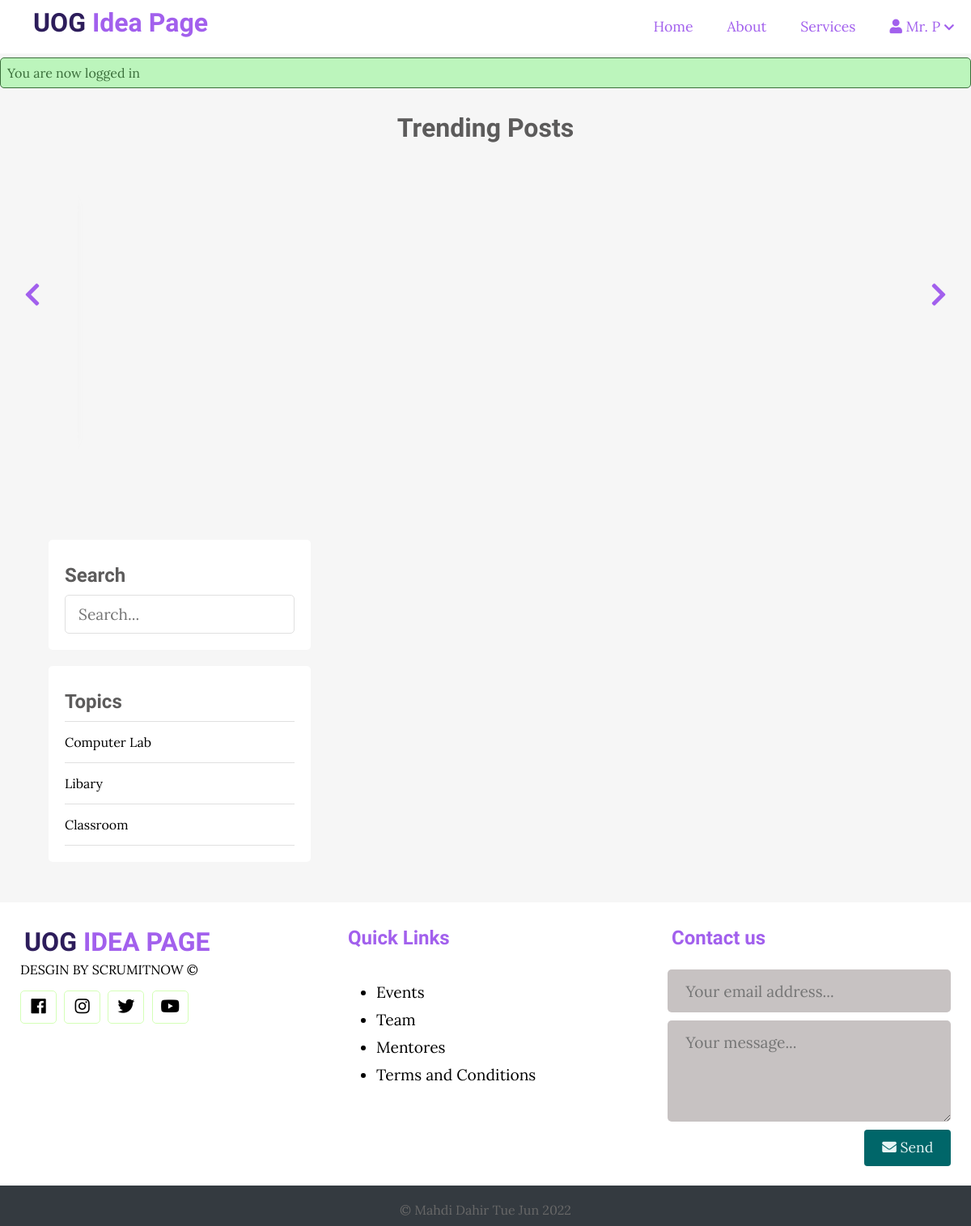
The page /about.php?t_id=8 (signed in) on the database its author committed.
### tables this page shows
CREATE TABLE `topics` (
  `id` int(11) NOT NULL,
  `name` varchar(100) NOT NULL,
  `description` text NOT NULL
);

### app/controllers/topics.php (called while the page is built, shortened)
<?php
include(ROOT_PATH . "/app/database/db.php");
$table = 'topics';
$topics = selectAll($table);

### app/database/db.php (called while the page is built, shortened)
<?php
require('connect.php');
function selectAll($table, $conditions = [])
{
    global $conn;
    $sql = "SELECT * FROM $table";
    if (empty($conditions)) {
        $stmt = $conn->prepare($sql);
        $stmt->execute();
        $records = $stmt->get_result()->fetch_all(MYSQLI_ASSOC);
        return $records;
    }
}

### about.php (the view, shortened to what this page needs)
<?php
include(ROOT_PATH . "/app/controllers/topics.php");
?>
<!DOCTYPE html>
<html lang="en">
<head>
    <link rel="stylesheet" href="https://use.fontawesome.com/releases/v5.7.2/css/all.css">
    <link rel="stylesheet" href="assets/css/newsystle1.css">
</head>
<body>
    <?php include(ROOT_PATH . "/app/includes/header.php"); ?>
    <?php include(ROOT_PATH . "/app/includes/messages.php"); ?>
    <div class="page-wrapper">
        <div class="post-slider">
            <h1 class="slider-title">Trending Posts </h1>
            <i class="fas fa-chevron-left prev"></i>
            <i class="fas fa-chevron-right next"></i>
            <div class="post-wrapper">
            </div>
        </div>
        <div class="content clearfix">
            <div class="sidebar">
                <div class="section search">
                    <h2 class="section-title">Search</h2>
                    <form action="index.php" method="post">
                        <input type="text" name="search-term" class="text-input" placeholder="Search...">
                    </form>
                </div>
                <div class="section topics">
                    <h2 class="section-title">Topics</h2>
                    <ul>
                        <?php foreach ($topics as $key => $topic) : ?>
                            <li><a href="<?php echo BASE_URL . '/index.php?t_id=' . $topic['id'] . '&name=' . $topic['name'] ?>"><?php echo $topic['name']; ?></a></li>
                        <?php endforeach; ?>
                    </ul>
                </div>
            </div>
        </div>
    </div>
    <?php include(ROOT_PATH . "/app/includes/footer.php"); ?>
</body>
</html>

### assets/css/newsystle1.css (style rules this page uses)
* { box-sizing: border-box }
html, body { height: 100%; padding: 0px; margin: 0px; background: #f6f6f6; font-family: 'Lora', serif; }
h1, h2, h3, h4, h5, h6 { font-family: 'Candal', serif; color: #5c5b5b; margin: 5px; }
a { text-decoration: none; color: inherit; }
.clearfix::after { content: ''; display: block; clear: both; }
.text-input { padding: .7rem 1rem; display: block; width: 100%; border-radius: 5px; border: 1px solid #e0e0e0; outline: none; color: #444; line-height: 1.5rem; font-size: 1.2em; font-family: 'Lora', serif; }
.page-wrapper { min-height: 100%; }
.post-slider { position: relative; }
.post-slider .slider-title { text-align: center; margin: 30px auto; }
.post-slider .next { position: absolute; top: 50%; right: 30px; font-size: 2em; color: #A260ED; cursor: pointer; }
.post-slider .prev { position: absolute; top: 50%; left: 30px; font-size: 2em; color: #A260ED; cursor: pointer; }
.post-slider .post-wrapper { width: 84%; height: 350px; margin: 0px auto; overflow: hidden; padding: 10px 0px 10px 0px; }
.content { width: 90%; margin: 30px auto 30px; }
.content .sidebar { width: 30%; float: left; }
.content .sidebar .section { background: white; padding: 20px; border-radius: 5px; margin-bottom: 20px; }
.content .sidebar .section .section-title { margin: 10px 0px 10px 0px; }
.content .sidebar .section.search { margin-top: 80px; }
.content .sidebar .section.topics ul { margin: 0px; padding: 0px; list-style: none; border-top: 1px solid #e0e0e0; }
.content .sidebar .section.topics ul li a { display: block; padding: 15px 0px 15px 0px; border-bottom: 1px solid #e0e0e0; transition: all 0.3s; }

### rows shown on the page
topics: name "Computer Lab"
topics: name "Libary"
topics: name "Classroom"

### other values the page prints
$_SESSION['username'] "Mr. P"
$_SESSION['message'] "You are now logged in"
